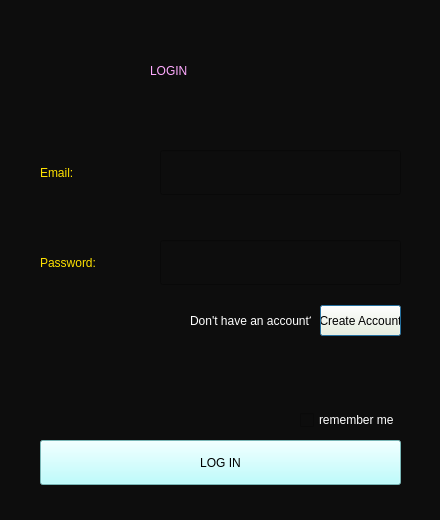
<?xml version="1.0" encoding="UTF-8"?>
<ui version="4.0">
 <class>Dialog</class>
 <widget class="QDialog" name="Dialog">
  <property name="geometry">
   <rect>
    <x>0</x>
    <y>0</y>
    <width>440</width>
    <height>520</height>
   </rect>
  </property>
  <property name="windowTitle">
   <string>Log In</string>
  </property>
  <property name="styleSheet">
   <string notr="true">background-color:rgb(13, 13, 13);</string>
  </property>
  <widget class="QLabel" name="label">
   <property name="geometry">
    <rect>
     <x>150</x>
     <y>50</y>
     <width>161</width>
     <height>41</height>
    </rect>
   </property>
   <property name="styleSheet">
    <string notr="true">color: rgb(255, 170, 255);
font: 34pt &quot;MS Reference Sans Serif&quot;;</string>
   </property>
   <property name="text">
    <string>LOGIN</string>
   </property>
  </widget>
  <widget class="QLabel" name="label_2">
   <property name="geometry">
    <rect>
     <x>40</x>
     <y>150</y>
     <width>101</width>
     <height>45</height>
    </rect>
   </property>
   <property name="styleSheet">
    <string notr="true">color:rgb(255, 226, 0); font: 17pt &quot;Swis721 BlkCn BT&quot;;</string>
   </property>
   <property name="text">
    <string>Email:</string>
   </property>
  </widget>
  <widget class="QLineEdit" name="Email">
   <property name="geometry">
    <rect>
     <x>160</x>
     <y>150</y>
     <width>241</width>
     <height>45</height>
    </rect>
   </property>
   <property name="styleSheet">
    <string notr="true">color:rgb(255, 255, 255);
font: 63 15pt &quot;Segoe UI Semibold&quot;;</string>
   </property>
   <property name="cursorPosition">
    <number>0</number>
   </property>
  </widget>
  <widget class="QLineEdit" name="Password">
   <property name="geometry">
    <rect>
     <x>160</x>
     <y>240</y>
     <width>241</width>
     <height>45</height>
    </rect>
   </property>
   <property name="styleSheet">
    <string notr="true">color:rgb(255, 255, 255);
font: 63 15pt &quot;Segoe UI Semibold&quot;;</string>
   </property>
   <property name="echoMode">
    <enum>QLineEdit::Password</enum>
   </property>
  </widget>
  <widget class="QLabel" name="label_3">
   <property name="geometry">
    <rect>
     <x>40</x>
     <y>240</y>
     <width>101</width>
     <height>45</height>
    </rect>
   </property>
   <property name="styleSheet">
    <string notr="true">color:rgb(255, 226, 0); font: 17pt &quot;Swis721 BlkCn BT&quot;;</string>
   </property>
   <property name="text">
    <string>Password:</string>
   </property>
  </widget>
  <widget class="QPushButton" name="CreateAccountBtn">
   <property name="geometry">
    <rect>
     <x>320</x>
     <y>305</y>
     <width>81</width>
     <height>31</height>
    </rect>
   </property>
   <property name="styleSheet">
    <string notr="true">background-color: rgb(255, 253, 219);</string>
   </property>
   <property name="text">
    <string>Create Account</string>
   </property>
  </widget>
  <widget class="QPushButton" name="LogInBtn">
   <property name="geometry">
    <rect>
     <x>40</x>
     <y>440</y>
     <width>361</width>
     <height>45</height>
    </rect>
   </property>
   <property name="styleSheet">
    <string notr="true">background-color: rgb(170, 255, 255);</string>
   </property>
   <property name="text">
    <string>LOG IN</string>
   </property>
  </widget>
  <widget class="QCheckBox" name="RemeberMeFlag">
   <property name="geometry">
    <rect>
     <x>300</x>
     <y>410</y>
     <width>101</width>
     <height>20</height>
    </rect>
   </property>
   <property name="styleSheet">
    <string notr="true">color: rgb(255, 255, 255);</string>
   </property>
   <property name="text">
    <string>remember me</string>
   </property>
  </widget>
  <widget class="QLabel" name="label_4">
   <property name="geometry">
    <rect>
     <x>190</x>
     <y>310</y>
     <width>121</width>
     <height>21</height>
    </rect>
   </property>
   <property name="styleSheet">
    <string notr="true">color:rgb(255, 255, 255)</string>
   </property>
   <property name="text">
    <string>Don't have an account?</string>
   </property>
  </widget>
 </widget>
 <resources/>
 <connections/>
</ui>
